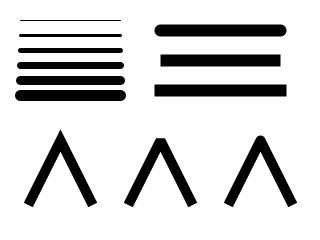
Frame 1 (no input)
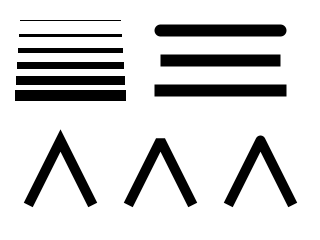
Frame 60 (the mouse pressed at the canvas centre just before this capture)
Frame 120 (the mouse held since frame 60 and released just before this capture): identical to frame 60, image omitted

The Processing sketch that drew these frames (run headless with seeded random() and noise(); from frame 60 on, the mouse is pressed at the canvas centre):

// Processing sketch: stroke_styles
// ── stroke_styles.pde
// strokeWeight / strokeCap / strokeJoin.
void setup() {
  size(320, 240);
}

void draw() {
  background(255);
  stroke(0);
  for (int i = 0; i < 6; i++) {
    strokeWeight(1 + i * 2);
    line(20, 20 + i * 15, 120, 20 + i * 15);
  }
  strokeWeight(12);
  strokeCap(ROUND);   line(160, 30, 280, 30);
  strokeCap(SQUARE);  line(160, 60, 280, 60);
  strokeCap(PROJECT); line(160, 90, 280, 90);

  noFill();
  strokeWeight(10);
  strokeJoin(MITER); beginShape(); vertex(30, 200); vertex(60, 140); vertex(90, 200); endShape();
  strokeJoin(BEVEL); beginShape(); vertex(130, 200); vertex(160, 140); vertex(190, 200); endShape();
  strokeJoin(ROUND); beginShape(); vertex(230, 200); vertex(260, 140); vertex(290, 200); endShape();
}
